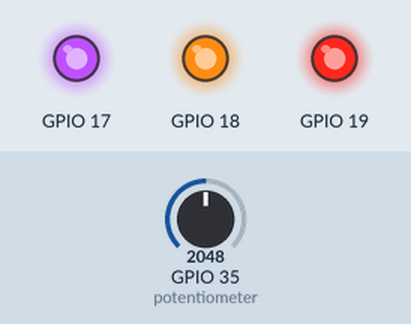
Recording of a sketch running on a simulated ESP32. On the bench: output pins drawn as LEDs (lit = HIGH). The test bench sets the inputs (shaded band); at power-on: GPIO 35 (potentiometer) = 2048.

Above: at 1.2 s.
1.3 s: GPIO 35 (potentiometer) set to 2005
At 2.5 s:
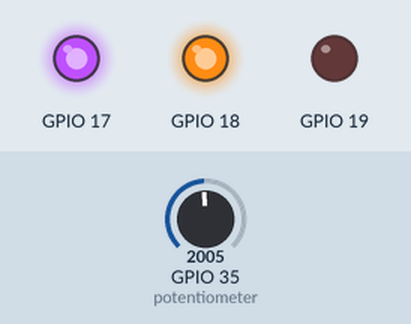
2.8 s: GPIO 35 (potentiometer) set to 1061
4.3 s: GPIO 35 (potentiometer) set to 952
At 5.0 s:
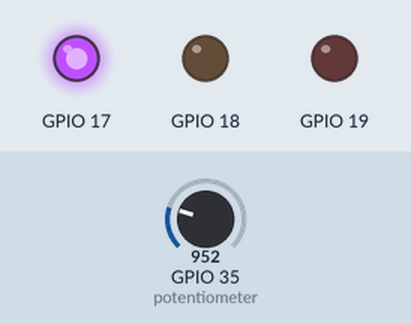
5.8 s: GPIO 35 (potentiometer) set to 1064
At 6.3 s:
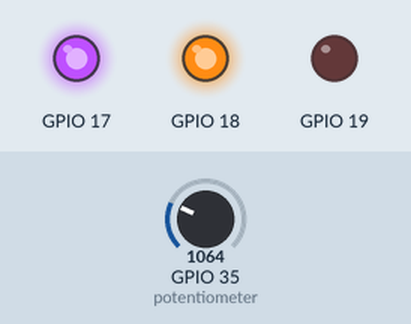
7.3 s: GPIO 35 (potentiometer) set to 984
At 8.7 s:
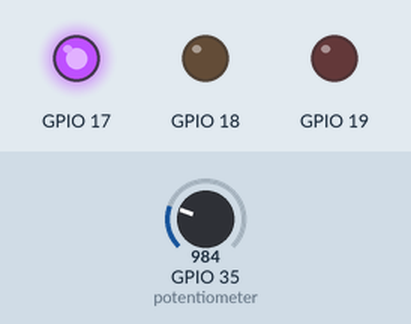
Timing chart, 0 to 9.8 s (numbered marks = the images above; inputs shaded):
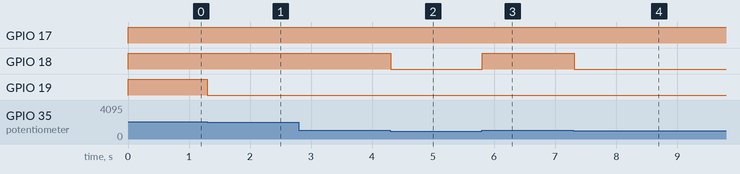

Measured:
- the behaviour switches between 2048 and 2047 on GPIO 35 (potentiometer) (found by bisection; images 0 and 1)
- the behaviour switches between 1024 and 1023 on GPIO 35 (potentiometer) (found by bisection; images 1 and 2)
- after the input at 1.3 s, GPIO 19: HIGH → LOW at once
- after the input at 2.8 s, every drawn part: stays the same
- after the input at 4.3 s, GPIO 18: HIGH → LOW at once
- after the input at 5.8 s, GPIO 18: LOW → HIGH at once
- after the input at 7.3 s, GPIO 18: HIGH → LOW at once

The sketch:

sketch.ino
```cpp
int pot_value;

void setup() {
  pinMode(35, INPUT);
  pinMode(19, OUTPUT);
  pinMode(18, OUTPUT);
  pinMode(17, OUTPUT);
}

void loop() {
  pot_value = analogRead(35);

  if (pot_value >= 0 && pot_value < 1024) {
    // Low range: only LED 17 ON
    digitalWrite(19, LOW);
    digitalWrite(18, LOW);
    digitalWrite(17, HIGH);
  }
  else if (pot_value >= 1024 && pot_value < 2048) {
    // Mid range: LED 18 and 17 ON
    digitalWrite(19, LOW);
    digitalWrite(18, HIGH);
    digitalWrite(17, HIGH);
  }
  else {
    // High range: all LEDs ON
    digitalWrite(19, HIGH);
    digitalWrite(18, HIGH);
    digitalWrite(17, HIGH);
  }

  delay(100); // slows down loop for stability
}
```
